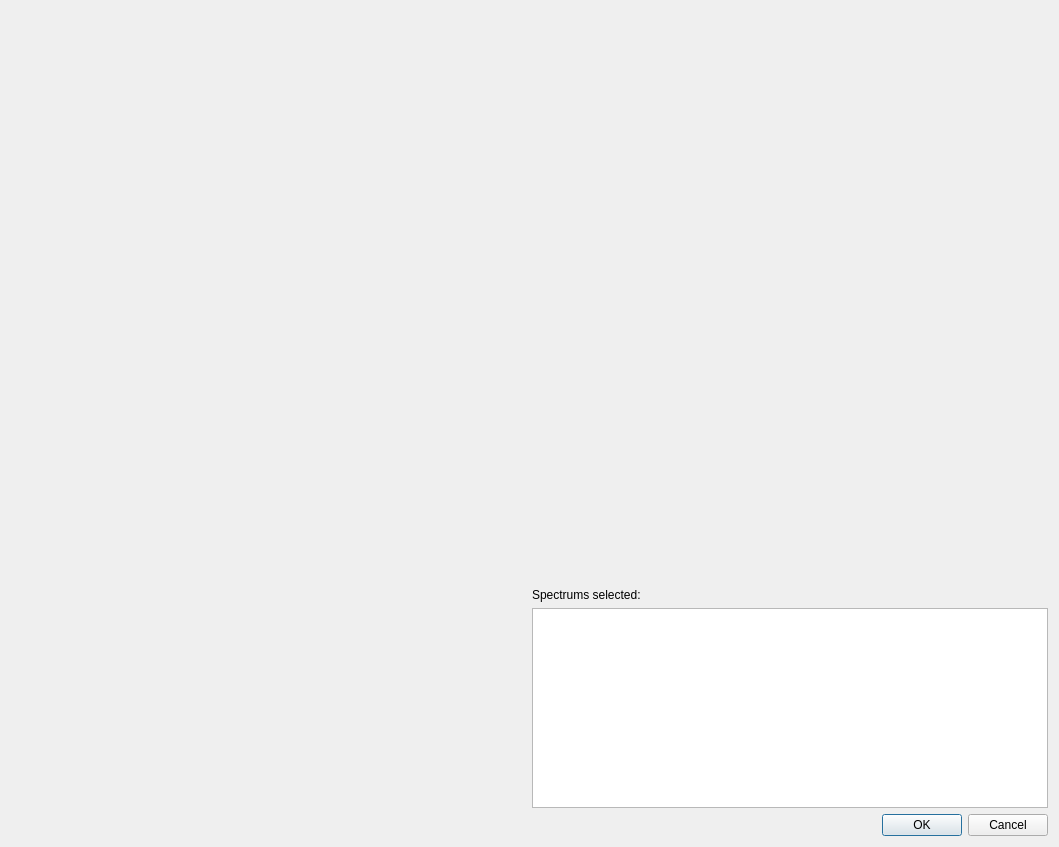
<?xml version="1.0" encoding="UTF-8"?>
<ui version="4.0">
 <class>Dialog</class>
 <widget class="QDialog" name="Dialog">
  <property name="geometry">
   <rect>
    <x>0</x>
    <y>0</y>
    <width>1059</width>
    <height>847</height>
   </rect>
  </property>
  <property name="windowTitle">
   <string>Dialog</string>
  </property>
  <layout class="QGridLayout" name="gridLayout">
   <item row="0" column="0">
    <layout class="QVBoxLayout" name="verticalLayout_2">
     <item>
      <layout class="QHBoxLayout" name="horizontalLayout" stretch="0,0">
       <property name="leftMargin">
        <number>5</number>
       </property>
       <item>
        <spacer name="horizontalSpacer">
         <property name="orientation">
          <enum>Qt::Horizontal</enum>
         </property>
         <property name="sizeHint" stdset="0">
          <size>
           <width>40</width>
           <height>20</height>
          </size>
         </property>
        </spacer>
       </item>
       <item>
        <layout class="QVBoxLayout" name="verticalLayout">
         <item>
          <spacer name="verticalSpacer">
           <property name="orientation">
            <enum>Qt::Vertical</enum>
           </property>
           <property name="sizeHint" stdset="0">
            <size>
             <width>20</width>
             <height>40</height>
            </size>
           </property>
          </spacer>
         </item>
         <item>
          <widget class="QLabel" name="label">
           <property name="text">
            <string>Spectrums selected:</string>
           </property>
          </widget>
         </item>
         <item>
          <widget class="QListView" name="listView_selected_spectrums">
           <property name="maximumSize">
            <size>
             <width>16777215</width>
             <height>200</height>
            </size>
           </property>
          </widget>
         </item>
        </layout>
       </item>
      </layout>
     </item>
     <item>
      <widget class="QDialogButtonBox" name="buttonBox">
       <property name="orientation">
        <enum>Qt::Horizontal</enum>
       </property>
       <property name="standardButtons">
        <set>QDialogButtonBox::Cancel|QDialogButtonBox::Ok</set>
       </property>
      </widget>
     </item>
    </layout>
   </item>
  </layout>
 </widget>
 <resources/>
 <connections>
  <connection>
   <sender>buttonBox</sender>
   <signal>accepted()</signal>
   <receiver>Dialog</receiver>
   <slot>accept()</slot>
   <hints>
    <hint type="sourcelabel">
     <x>248</x>
     <y>254</y>
    </hint>
    <hint type="destinationlabel">
     <x>157</x>
     <y>274</y>
    </hint>
   </hints>
  </connection>
  <connection>
   <sender>buttonBox</sender>
   <signal>rejected()</signal>
   <receiver>Dialog</receiver>
   <slot>reject()</slot>
   <hints>
    <hint type="sourcelabel">
     <x>316</x>
     <y>260</y>
    </hint>
    <hint type="destinationlabel">
     <x>286</x>
     <y>274</y>
    </hint>
   </hints>
  </connection>
 </connections>
</ui>
